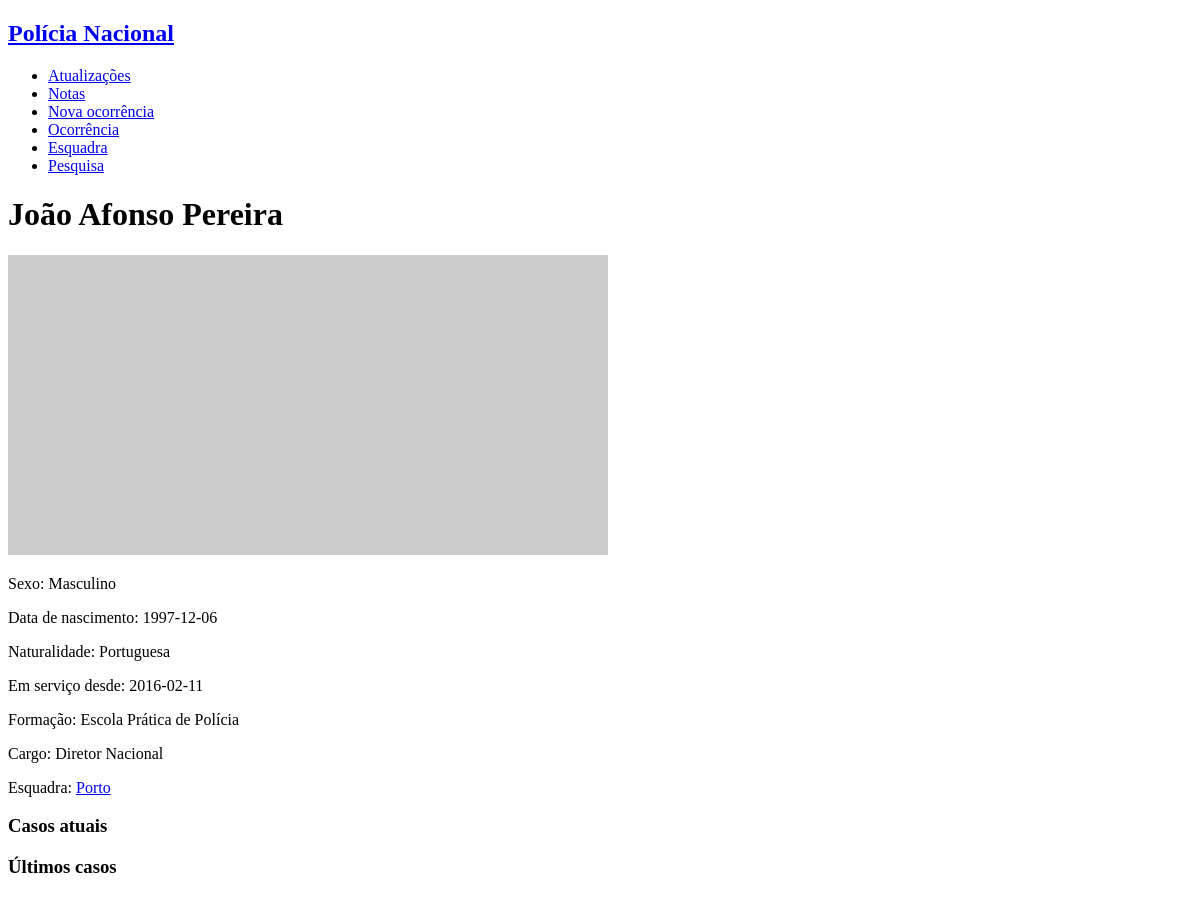
Before: /main.php (signed in) with the older database file.
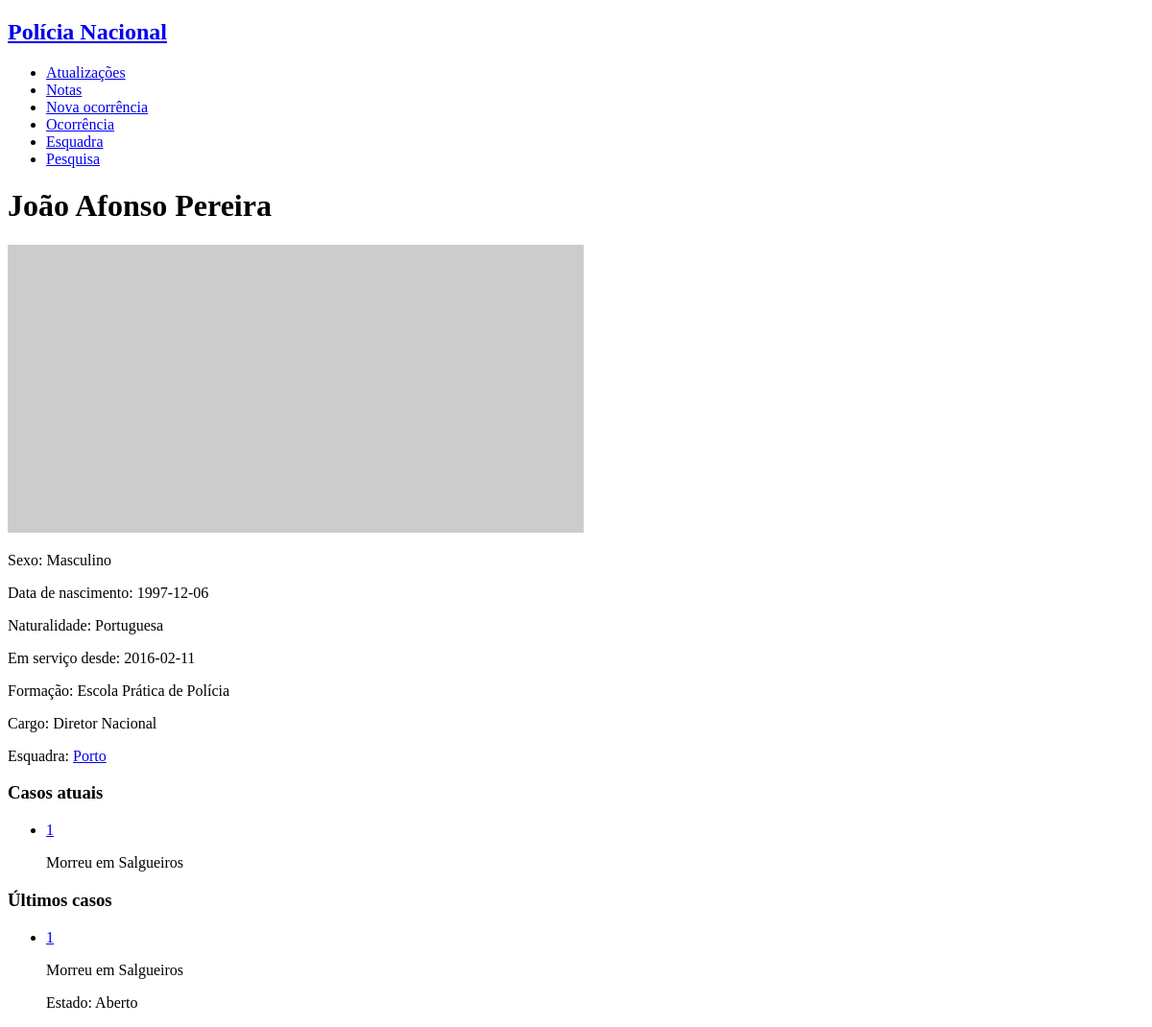
After: the same page with the newer database file.
### tables this page shows
CREATE TABLE personnel (
    username VARCHAR PRIMARY KEY,
    password VARCHAR NOT NULL,
    email VARCHAR(320) NOT NULL, -- 64 characters for local part + @ + 255 for domain name
    fullname VARCHAR(128),
    gender VARCHAR NOT NULL,
    birthdate date NOT NULL,
    naturality VARCHAR NOT NULL,
    start_service date NOT NULL,
    school VARCHAR REFERENCES school NOT NULL,
    position VARCHAR REFERENCES position NOT NULL,
    station VARCHAR NOT NULL
);

CREATE TABLE works (
    username_personnel INTEGER REFERENCES personnel,
    id_occurrence INTEGER REFERENCES occurence,
    PRIMARY KEY (username_personnel, id_occurrence)
);

CREATE TABLE occurrences (
    id INTEGER PRIMARY KEY,
    type VARCHAR REFERENCES occ_type NOT NULL,
    title VARCHAR NOT NULL,
    chief_detective VARCHAR REFERENCES personnel,
    state VARCHAR NOT NULL,
    oppening_date date NOT NULL,
    location VARCHAR NOT NULL,
    description VARCHAR NOT NULL 
);

### database/connection.php (called while the page is built, shortened)
<?php $db = new PDO('sqlite:database/database.db');
function getUserByUsername($username) {
  global $db;
  $query = $db->prepare('SELECT * FROM personnel WHERE username = ?');
  $query->execute(array($username));
  return $query->fetch();
}
function getOccurrencesByUsername($username) {
  global $db;
  $query = $db->prepare('SELECT * FROM occurrences JOIN works ON username_personnel = ?');
  $query->execute(array($username));
  return $query->fetchAll();
}

### main.php (the view, shortened to what this page needs)
<?php
include_once('database/connection.php');
$username = $_SESSION['username'];
$user = getUserByUsername($username);
$occurrences = getOccurrencesByUsername($username);
?>
<!DOCTYPE html>
<html>
<?php include_once('common/header_aside.php'); ?>
<body>
    <div id="personal_info">
        <h1><?php echo $user['fullname']?></h1>
        <img src="http://lorempixel.com/600/300/business/" alt="photo">
        <p> Sexo: <?php echo $user['gender'] ?></p>
        <p> Data de nascimento: <?php echo $user['birthdate'] ?>  </p>
        <p> Naturalidade: <?php echo $user['naturality'] ?> </p>
        <p> Em serviço desde: <?php echo $user['start_service'] ?> </p>
        <p> Formação: <?php echo $user['school'] ?> </p>
        <p> Cargo: <?php echo $user['position'] ?> </p>
    </div>
    <div id="current_work">
        <p>Esquadra: <a href="nypd.php"><?php echo $user['station'] ?></a></p>
            <h3>Casos atuais</h3>
            <ul>
                <?php foreach($occurrences as $occurrence) { ?>
                        <li><a href="10201.php"><?php echo $occurrence['id'] ?></a><p><?php echo $occurrence['title'] ?></p></li>
                <? } ?>
            </ul>
    </div>
    <div id="past_work">
        <h3>Últimos casos</h3>
        <ul>
            <?php foreach($occurrences as $occurrence) { ?>
                    <li><a href="10201.php"><?php echo $occurrence['id'] ?></a><p><?php echo $occurrence['title'] ?></p><p><?php echo 'Estado: ' . $occurrence['state'] ?></p></li>
            <? } ?>
        </ul>
    </div>
</body>
</html>

### common/header_aside.php
<!DOCTYPE html>
<html lang="en-US">
    <header>
        <a href="main.php"><h2>Polícia Nacional</h2></a>
    </header>
    <aside id="right_bar">
            <ul>
                <li><a href="news.php">Atualizações</a></li>
                <li><a href="notes.php">Notas</a></li>
                <li><a href="new_occurence.php">Nova ocorrência</a></li>
                <li><a href="occurences.php">Ocorrência</a></li>
                <li><a href="station.php">Esquadra</a></li>
                <li><a href="search.php">Pesquisa</a></li>
            </ul>
    </aside>
</html>

Changed rows visible on the page:
added works: id_occurrence "1", id_occurrence.title "Morreu em Salgueiros", id_occurrence.state "Aberto"
